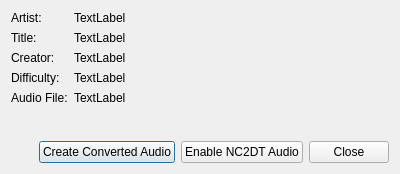
<?xml version="1.0" encoding="UTF-8"?>
<ui version="4.0">
 <class>BeatmapDetails</class>
 <widget class="QDialog" name="BeatmapDetails">
  <property name="geometry">
   <rect>
    <x>0</x>
    <y>0</y>
    <width>400</width>
    <height>174</height>
   </rect>
  </property>
  <property name="windowTitle">
   <string>Beatmap Details</string>
  </property>
  <layout class="QVBoxLayout" name="verticalLayout">
   <item>
    <layout class="QFormLayout" name="formLayout">
     <item row="0" column="0">
      <widget class="QLabel" name="label">
       <property name="text">
        <string>Artist:</string>
       </property>
      </widget>
     </item>
     <item row="0" column="1">
      <widget class="QLabel" name="artistLabel">
       <property name="text">
        <string>TextLabel</string>
       </property>
      </widget>
     </item>
     <item row="1" column="0">
      <widget class="QLabel" name="label_3">
       <property name="text">
        <string>Title:</string>
       </property>
      </widget>
     </item>
     <item row="1" column="1">
      <widget class="QLabel" name="titleLabel">
       <property name="text">
        <string>TextLabel</string>
       </property>
      </widget>
     </item>
     <item row="2" column="0">
      <widget class="QLabel" name="label_5">
       <property name="text">
        <string>Creator:</string>
       </property>
      </widget>
     </item>
     <item row="2" column="1">
      <widget class="QLabel" name="creatorLabel">
       <property name="text">
        <string>TextLabel</string>
       </property>
      </widget>
     </item>
     <item row="3" column="0">
      <widget class="QLabel" name="label_7">
       <property name="text">
        <string>Difficulty:</string>
       </property>
      </widget>
     </item>
     <item row="3" column="1">
      <widget class="QLabel" name="difficultyLabel">
       <property name="text">
        <string>TextLabel</string>
       </property>
      </widget>
     </item>
     <item row="4" column="0">
      <widget class="QLabel" name="label_9">
       <property name="text">
        <string>Audio File:</string>
       </property>
      </widget>
     </item>
     <item row="4" column="1">
      <widget class="QLabel" name="audioLabel">
       <property name="text">
        <string>TextLabel</string>
       </property>
      </widget>
     </item>
    </layout>
   </item>
   <item>
    <spacer name="verticalSpacer">
     <property name="orientation">
      <enum>Qt::Vertical</enum>
     </property>
     <property name="sizeHint" stdset="0">
      <size>
       <width>20</width>
       <height>40</height>
      </size>
     </property>
    </spacer>
   </item>
   <item>
    <layout class="QHBoxLayout" name="horizontalLayout">
     <item>
      <spacer name="horizontalSpacer">
       <property name="orientation">
        <enum>Qt::Horizontal</enum>
       </property>
       <property name="sizeHint" stdset="0">
        <size>
         <width>40</width>
         <height>20</height>
        </size>
       </property>
      </spacer>
     </item>
     <item>
      <widget class="QPushButton" name="createConvertedAudioButton">
       <property name="enabled">
        <bool>true</bool>
       </property>
       <property name="text">
        <string>Create Converted Audio</string>
       </property>
      </widget>
     </item>
     <item>
      <widget class="QPushButton" name="switchAudioButton">
       <property name="text">
        <string>Enable NC2DT Audio</string>
       </property>
      </widget>
     </item>
     <item>
      <widget class="QPushButton" name="closeButton">
       <property name="text">
        <string>Close</string>
       </property>
      </widget>
     </item>
    </layout>
   </item>
  </layout>
 </widget>
 <resources/>
 <connections>
  <connection>
   <sender>closeButton</sender>
   <signal>clicked()</signal>
   <receiver>BeatmapDetails</receiver>
   <slot>close()</slot>
   <hints>
    <hint type="sourcelabel">
     <x>352</x>
     <y>152</y>
    </hint>
    <hint type="destinationlabel">
     <x>199</x>
     <y>86</y>
    </hint>
   </hints>
  </connection>
 </connections>
</ui>
